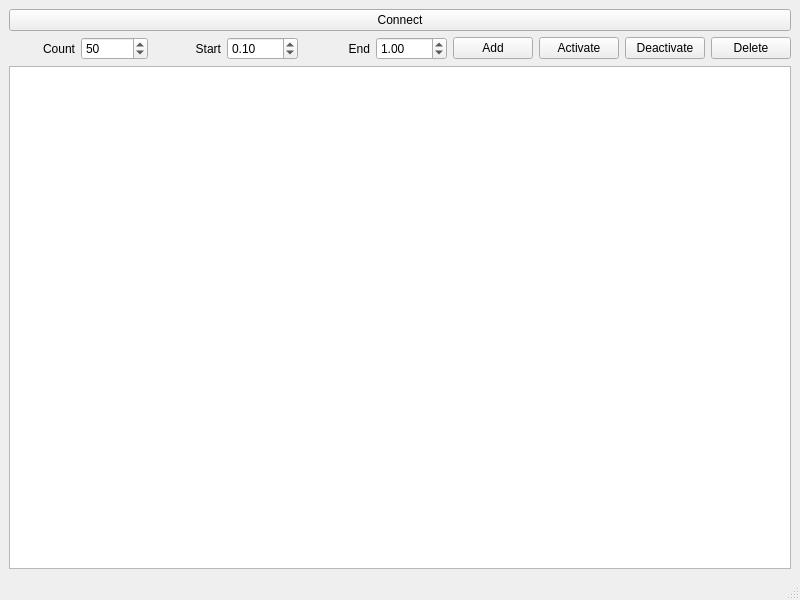
<?xml version="1.0" encoding="UTF-8"?>
<ui version="4.0">
 <class>MainWindow</class>
 <widget class="QMainWindow" name="MainWindow">
  <property name="geometry">
   <rect>
    <x>0</x>
    <y>0</y>
    <width>800</width>
    <height>600</height>
   </rect>
  </property>
  <property name="windowTitle">
   <string>Database helper 3000</string>
  </property>
  <widget class="QWidget" name="centralwidget">
   <layout class="QGridLayout" name="gridLayout">
    <item row="2" column="8">
     <widget class="QPushButton" name="btnDeactivate">
      <property name="text">
       <string>Deactivate</string>
      </property>
     </widget>
    </item>
    <item row="1" column="0" colspan="10">
     <widget class="QPushButton" name="btnConnect">
      <property name="text">
       <string>Connect</string>
      </property>
     </widget>
    </item>
    <item row="2" column="4">
     <widget class="QLabel" name="label_3">
      <property name="text">
       <string>End</string>
      </property>
      <property name="alignment">
       <set>Qt::AlignRight|Qt::AlignTrailing|Qt::AlignVCenter</set>
      </property>
     </widget>
    </item>
    <item row="3" column="0" colspan="10">
     <widget class="QTableWidget" name="tableWidget">
      <property name="selectionMode">
       <enum>QAbstractItemView::SingleSelection</enum>
      </property>
      <property name="selectionBehavior">
       <enum>QAbstractItemView::SelectRows</enum>
      </property>
      <attribute name="verticalHeaderVisible">
       <bool>false</bool>
      </attribute>
     </widget>
    </item>
    <item row="2" column="6">
     <widget class="QPushButton" name="btnAdd">
      <property name="text">
       <string>Add</string>
      </property>
     </widget>
    </item>
    <item row="2" column="9">
     <widget class="QPushButton" name="btnDelete">
      <property name="text">
       <string>Delete</string>
      </property>
     </widget>
    </item>
    <item row="2" column="7">
     <widget class="QPushButton" name="btnActivate">
      <property name="text">
       <string>Activate</string>
      </property>
     </widget>
    </item>
    <item row="2" column="0">
     <widget class="QLabel" name="label">
      <property name="text">
       <string>Count</string>
      </property>
      <property name="alignment">
       <set>Qt::AlignRight|Qt::AlignTrailing|Qt::AlignVCenter</set>
      </property>
     </widget>
    </item>
    <item row="2" column="2">
     <widget class="QLabel" name="label_2">
      <property name="text">
       <string>Start</string>
      </property>
      <property name="alignment">
       <set>Qt::AlignRight|Qt::AlignTrailing|Qt::AlignVCenter</set>
      </property>
     </widget>
    </item>
    <item row="2" column="1">
     <widget class="QSpinBox" name="spBxCount">
      <property name="maximum">
       <number>999999</number>
      </property>
      <property name="value">
       <number>50</number>
      </property>
     </widget>
    </item>
    <item row="2" column="3">
     <widget class="QDoubleSpinBox" name="dspBxStart">
      <property name="maximum">
       <double>9999.989999999999782</double>
      </property>
      <property name="singleStep">
       <double>0.100000000000000</double>
      </property>
      <property name="value">
       <double>0.100000000000000</double>
      </property>
     </widget>
    </item>
    <item row="2" column="5">
     <widget class="QDoubleSpinBox" name="dspBxEnd">
      <property name="maximum">
       <double>9999.989999999999782</double>
      </property>
      <property name="singleStep">
       <double>0.100000000000000</double>
      </property>
      <property name="value">
       <double>1.000000000000000</double>
      </property>
     </widget>
    </item>
   </layout>
  </widget>
  <widget class="QMenuBar" name="menubar">
   <property name="geometry">
    <rect>
     <x>0</x>
     <y>0</y>
     <width>800</width>
     <height>21</height>
    </rect>
   </property>
  </widget>
  <widget class="QStatusBar" name="statusbar"/>
 </widget>
 <resources/>
 <connections/>
</ui>
